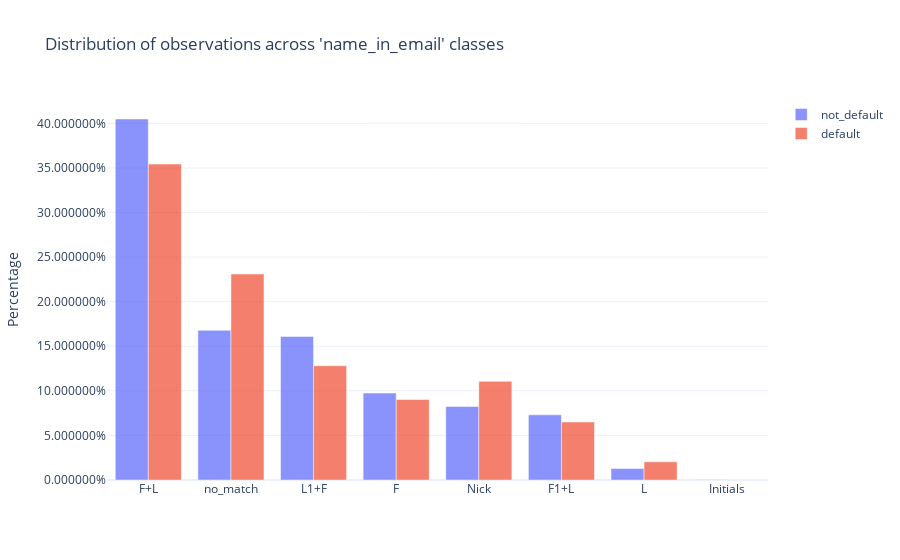

Notebook code for this chart:
### Markdown cell above
## 2. Name in email
Right off the bat, there isn't much intuition on how a person's good or bad taste for email handles relates to the likelyhood of them defaulting payments. So, it seems to be a good idea to look at how observations are distributed among the possible classes.

### Code cell
default_email_dist = default.name_in_email.value_counts()
not_default_email_dist = not_default.name_in_email.value_counts()

fig = go.Figure()

fig.add_trace(
    go.Bar(
        x=not_default_email_dist.index.to_list(),
        y=(not_default_email_dist.values / np.sum(not_default_email_dist)),
        name="not_default",
    )
)

fig.add_trace(
    go.Bar(
        x=default_email_dist.index.to_list(),
        y=(default_email_dist.values / np.sum(default_email_dist)),
        name="default",
    )
)

fig.update_layout(
    title="Distribution of observations across 'name_in_email' classes",
    barmode="group",
    yaxis_title="Percentage",
    yaxis_tickformat="%",
)

fig.update_traces(opacity=0.75)
fig.show()

### Figure 1 — Plotly figure (JSON) as saved in the notebook; plotly's stock layout.template omitted (floating-point values rounded to 4 significant figures)
{"data": [{"name": "not_default", "opacity": 0.75, "type": "bar", "x": ["F+L", "no_match", "L1+F", "F", "Nick", "F1+L", "L", "Initials"], "y": [0.4049, 0.1679, 0.161, 0.09752, 0.08251, 0.07312, 0.01287, 0.0002396]}, {"name": "default", "opacity": 0.75, "type": "bar", "x": ["F+L", "no_match", "L1+F", "Nick", "F", "F1+L", "L"], "y": [0.3544, 0.2311, 0.1282, 0.1107, 0.09029, 0.06505, 0.02039]}], "layout": {"barmode": "group", "title": {"text": "Distribution of observations across 'name_in_email' classes"}, "yaxis": {"tickformat": "%", "title": {"text": "Percentage"}}}}
